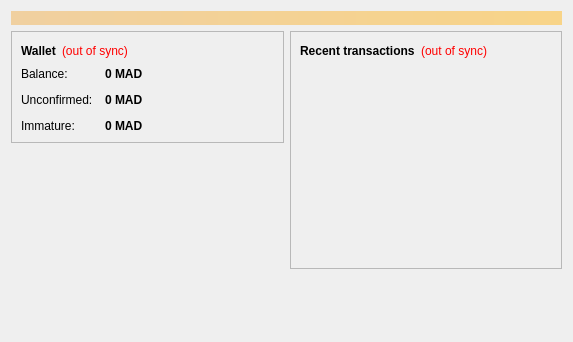
<?xml version="1.0" encoding="UTF-8"?>
<ui version="4.0">
 <class>OverviewPage</class>
 <widget class="QWidget" name="OverviewPage">
  <property name="geometry">
   <rect>
    <x>0</x>
    <y>0</y>
    <width>573</width>
    <height>342</height>
   </rect>
  </property>
  <property name="windowTitle">
   <string>Form</string>
  </property>
  <layout class="QVBoxLayout" name="topLayout">
   <item>
    <widget class="QLabel" name="labelAlerts">
     <property name="visible">
      <bool>false</bool>
     </property>
     <property name="styleSheet">
      <string notr="true">background-color: qlineargradient(x1: 0, y1: 0, x2: 1, y2: 0, stop:0 #F0D0A0, stop:1 #F8D488); color:#000000;</string>
     </property>
     <property name="wordWrap">
      <bool>true</bool>
     </property>
     <property name="margin">
      <number>3</number>
     </property>
    </widget>
   </item>
   <item>
    <layout class="QHBoxLayout" name="horizontalLayout" stretch="1,1">
     <item>
      <layout class="QVBoxLayout" name="verticalLayout_2">
       <item>
        <widget class="QFrame" name="frame">
         <property name="frameShape">
          <enum>QFrame::StyledPanel</enum>
         </property>
         <property name="frameShadow">
          <enum>QFrame::Raised</enum>
         </property>
         <layout class="QVBoxLayout" name="verticalLayout_4">
          <item>
           <layout class="QHBoxLayout" name="horizontalLayout_4">
            <item>
             <widget class="QLabel" name="label_5">
              <property name="font">
               <font>
                <weight>75</weight>
                <bold>true</bold>
               </font>
              </property>
              <property name="text">
               <string>Wallet</string>
              </property>
             </widget>
            </item>
            <item>
             <widget class="QLabel" name="labelWalletStatus">
              <property name="toolTip">
               <string>The displayed information may be out of date. Your wallet automatically synchronizes with the Madcoin network after a connection is established, but this process has not completed yet.</string>
              </property>
              <property name="styleSheet">
               <string notr="true">QLabel { color: red; }</string>
              </property>
              <property name="text">
               <string notr="true">(out of sync)</string>
              </property>
              <property name="alignment">
               <set>Qt::AlignLeading|Qt::AlignLeft|Qt::AlignVCenter</set>
              </property>
             </widget>
            </item>
            <item>
             <spacer name="horizontalSpacer_2">
              <property name="orientation">
               <enum>Qt::Horizontal</enum>
              </property>
              <property name="sizeHint" stdset="0">
               <size>
                <width>40</width>
                <height>20</height>
               </size>
              </property>
             </spacer>
            </item>
           </layout>
          </item>
          <item>
           <layout class="QFormLayout" name="formLayout_2">
            <property name="fieldGrowthPolicy">
             <enum>QFormLayout::AllNonFixedFieldsGrow</enum>
            </property>
            <property name="horizontalSpacing">
             <number>12</number>
            </property>
            <property name="verticalSpacing">
             <number>12</number>
            </property>
            <item row="0" column="0">
             <widget class="QLabel" name="label">
              <property name="text">
               <string>Balance:</string>
              </property>
             </widget>
            </item>
            <item row="0" column="1">
             <widget class="QLabel" name="labelBalance">
              <property name="font">
               <font>
                <weight>75</weight>
                <bold>true</bold>
               </font>
              </property>
              <property name="cursor">
               <cursorShape>IBeamCursor</cursorShape>
              </property>
              <property name="toolTip">
               <string>Your current balance</string>
              </property>
              <property name="text">
               <string notr="true">0 MAD</string>
              </property>
              <property name="textInteractionFlags">
               <set>Qt::LinksAccessibleByMouse|Qt::TextSelectableByKeyboard|Qt::TextSelectableByMouse</set>
              </property>
             </widget>
            </item>
            <item row="1" column="0">
             <widget class="QLabel" name="label_3">
              <property name="text">
               <string>Unconfirmed:</string>
              </property>
             </widget>
            </item>
            <item row="1" column="1">
             <widget class="QLabel" name="labelUnconfirmed">
              <property name="font">
               <font>
                <weight>75</weight>
                <bold>true</bold>
               </font>
              </property>
              <property name="cursor">
               <cursorShape>IBeamCursor</cursorShape>
              </property>
              <property name="toolTip">
               <string>Total of transactions that have yet to be confirmed, and do not yet count toward the current balance</string>
              </property>
              <property name="text">
               <string notr="true">0 MAD</string>
              </property>
              <property name="textInteractionFlags">
               <set>Qt::LinksAccessibleByMouse|Qt::TextSelectableByKeyboard|Qt::TextSelectableByMouse</set>
              </property>
             </widget>
            </item>
            <item row="2" column="0">
             <widget class="QLabel" name="labelImmatureText">
              <property name="text">
               <string>Immature:</string>
              </property>
             </widget>
            </item>
            <item row="2" column="1">
             <widget class="QLabel" name="labelImmature">
              <property name="font">
               <font>
                <weight>75</weight>
                <bold>true</bold>
               </font>
              </property>
              <property name="toolTip">
               <string>Mined balance that has not yet matured</string>
              </property>
              <property name="text">
               <string notr="true">0 MAD</string>
              </property>
              <property name="textInteractionFlags">
               <set>Qt::LinksAccessibleByMouse|Qt::TextSelectableByKeyboard|Qt::TextSelectableByMouse</set>
              </property>
             </widget>
            </item>
           </layout>
          </item>
         </layout>
        </widget>
       </item>
       <item>
        <spacer name="verticalSpacer">
         <property name="orientation">
          <enum>Qt::Vertical</enum>
         </property>
         <property name="sizeHint" stdset="0">
          <size>
           <width>20</width>
           <height>40</height>
          </size>
         </property>
        </spacer>
       </item>
      </layout>
     </item>
     <item>
      <layout class="QVBoxLayout" name="verticalLayout_3">
       <item>
        <widget class="QFrame" name="frame_2">
         <property name="frameShape">
          <enum>QFrame::StyledPanel</enum>
         </property>
         <property name="frameShadow">
          <enum>QFrame::Raised</enum>
         </property>
         <layout class="QVBoxLayout" name="verticalLayout">
          <item>
           <layout class="QHBoxLayout" name="horizontalLayout_2">
            <item>
             <widget class="QLabel" name="label_4">
              <property name="text">
               <string>&lt;b&gt;Recent transactions&lt;/b&gt;</string>
              </property>
             </widget>
            </item>
            <item>
             <widget class="QLabel" name="labelTransactionsStatus">
              <property name="toolTip">
               <string>The displayed information may be out of date. Your wallet automatically synchronizes with the Madcoin network after a connection is established, but this process has not completed yet.</string>
              </property>
              <property name="styleSheet">
               <string notr="true">QLabel { color: red; }</string>
              </property>
              <property name="text">
               <string notr="true">(out of sync)</string>
              </property>
              <property name="alignment">
               <set>Qt::AlignRight|Qt::AlignTrailing|Qt::AlignVCenter</set>
              </property>
             </widget>
            </item>
            <item>
             <spacer name="horizontalSpacer">
              <property name="orientation">
               <enum>Qt::Horizontal</enum>
              </property>
              <property name="sizeHint" stdset="0">
               <size>
                <width>40</width>
                <height>20</height>
               </size>
              </property>
             </spacer>
            </item>
           </layout>
          </item>
          <item>
           <widget class="QListView" name="listTransactions">
            <property name="styleSheet">
             <string notr="true">QListView { background: transparent; }</string>
            </property>
            <property name="frameShape">
             <enum>QFrame::NoFrame</enum>
            </property>
            <property name="verticalScrollBarPolicy">
             <enum>Qt::ScrollBarAlwaysOff</enum>
            </property>
            <property name="horizontalScrollBarPolicy">
             <enum>Qt::ScrollBarAlwaysOff</enum>
            </property>
            <property name="selectionMode">
             <enum>QAbstractItemView::NoSelection</enum>
            </property>
           </widget>
          </item>
         </layout>
        </widget>
       </item>
       <item>
        <spacer name="verticalSpacer_2">
         <property name="orientation">
          <enum>Qt::Vertical</enum>
         </property>
         <property name="sizeHint" stdset="0">
          <size>
           <width>20</width>
           <height>40</height>
          </size>
         </property>
        </spacer>
       </item>
      </layout>
     </item>
    </layout>
   </item>
  </layout>
 </widget>
 <resources/>
 <connections/>
</ui>
